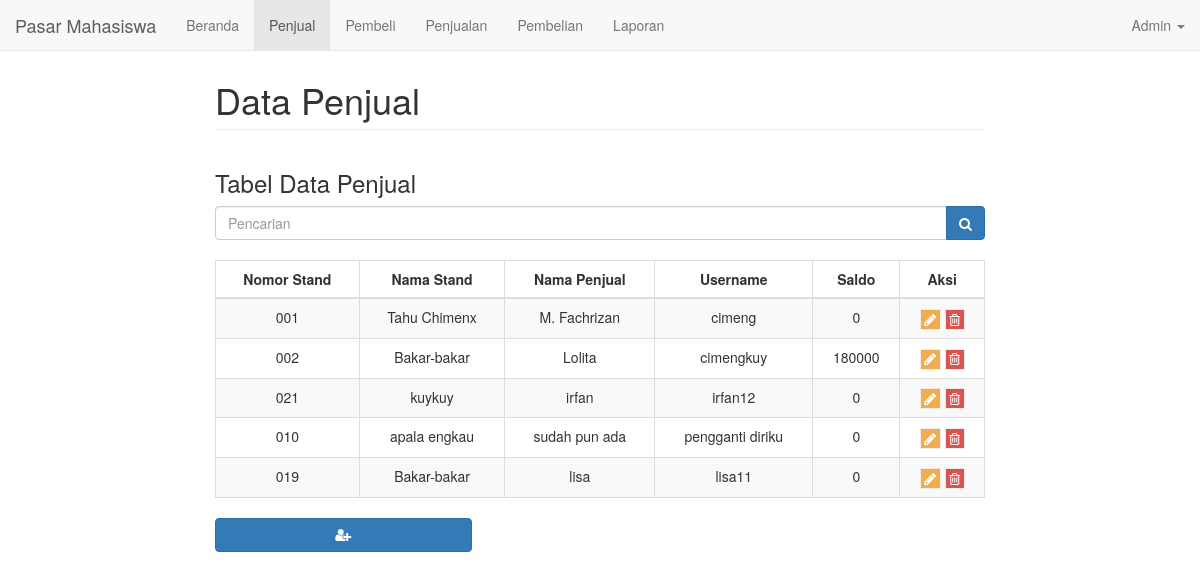
The page /admin_penjual.php (signed in) on the database its author committed.
### tables this page shows
CREATE TABLE `tb_penjual` (
  `id_penjual` int(11) NOT NULL AUTO_INCREMENT,
  `no_stand` varchar(11) NOT NULL,
  `nama_stand` varchar(50) NOT NULL,
  `nama_penjual` varchar(50) NOT NULL,
  `username` varchar(50) NOT NULL,
  `password` varchar(50) NOT NULL,
  `saldo` int(11) NOT NULL,
  PRIMARY KEY (`id_penjual`),
  KEY `id_penjual` (`id_penjual`),
  KEY `id_penjual_2` (`id_penjual`)
);

### admin_penjual.php (the view, shortened to what this page needs)
<!DOCTYPE html>
<html lang="en">
<head>
    <link rel="stylesheet" href="bootstrap/css/bootstrap.min.css">
    <link href="bootstrap/font-awesome/css/font-awesome.min.css" rel="stylesheet" type="text/css">
</head>
<body>
    <?php
    include 'navbar.php';
    require 'config.php';
    ?>
    <br>
    <br>
    <div class="col-md-8 col-md-offset-2 main">
        <h1 class="page-header">Data Penjual</h1>
        <div class="row">
            <div class="col-md-12">
                <h3>Tabel Data Penjual</h3>
                <form class="input-group" action="admin_penjual.php" method="get">
                    <input type="text" class="form-control" placeholder="Pencarian" name="cari">
                    <span class="input-group-btn">
                        <button class="btn btn-primary" type="submit" value="Cari"><i class="fa fa-search"></i></button>
                    </span>
                </form>
                <br>
                <table class="table table-bordered table-striped table-hover">
                    <thead>
                        <tr>
                            <th class="text-center">Nomor Stand</th>
                            <th class="text-center">Nama Stand</th>
                            <th class="text-center">Nama Penjual</th>
                            <th class="text-center">Username</th>
                            <th class="text-center">Saldo</th>
                            <th class="text-center">Aksi</th>
                        </tr>
                    </thead>
                    <?php
                    if (isset($_GET['cari'])) {
                        $cari = $_GET['cari'];
                        $querykaryawan = mysqli_query($koneksi, "SELECT * FROM tb_penjual where id_penjual like '%" . $cari . "%' or no_stand like '%" . $cari . "%' or nama_penjual like '%" . $cari . "%'");
                    } else {
                        $querykaryawan = mysqli_query($koneksi, "SELECT * FROM tb_penjual");
                    }
                    ?>
                    <tbody>
                        <?php
                        while ($lihat = mysqli_fetch_array($querykaryawan)) {
                            ?>
                            <tr>
                                <td class="text-center"><?php echo $lihat['no_stand'];; ?></td>
                                <td class="text-center"><?php echo $lihat['nama_stand']; ?></td>
                                <td class="text-center"><?php echo $lihat['nama_penjual']; ?></td>
                                <td class="text-center"><?php echo $lihat['username']; ?></td>
                                <td class="text-center"><?php echo $lihat['saldo']; ?></td>
                                <td class="text-center">
                                    <a href="admin_penjual_edit_page.php?idpenjual=<?php echo $lihat['id_penjual']?>" class="btn btn-warning fa fa-border fa-pencil" data-toggler="tooltip" title="Edit Data Penjual"></a>
                                    <a onClick="javascript: return confirm('Yakin Akan Menghapus Data?');" href="" class="btn btn-danger fa fa-border fa-trash-o" data-toggler="tooltip" title="Hapus Data Penjual"></a>
                                </td>
                            </tr>
                        <?php
                        }
                        ?>
                    </tbody>
                </table>
                <div class="col-md-4">
                    <a href="admin_penjual_tambah_page.php" class="btn btn-primary fa fa-stack-1x fa-user-plus" data-toggler="tooltip" title="Tambah Data Karyawan"></a>
                </div>
            </div>
        </div>
    </div>
</body>
</html>

### rows shown on the page
tb_penjual: no_stand "001", nama_stand "Tahu Chimenx", nama_penjual "M. Fachrizan", username "cimeng", saldo "0"
tb_penjual: no_stand "002", nama_stand "Bakar-bakar", nama_penjual "Lolita", username "cimengkuy", saldo "180000"
tb_penjual: no_stand "021", nama_stand "kuykuy", nama_penjual "irfan", username "irfan12", saldo "0"
tb_penjual: no_stand "010", nama_stand "apala engkau", nama_penjual "sudah pun ada", username "pengganti diriku", saldo "0"
tb_penjual: no_stand "019", nama_stand "Bakar-bakar", nama_penjual "lisa", username "lisa11", saldo "0"

### other values the page prints
$nama "Admin"
